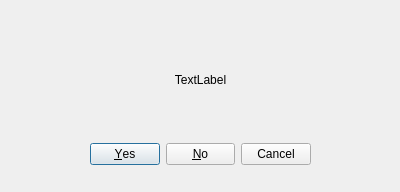
<?xml version="1.0" encoding="UTF-8"?>
<ui version="4.0">
 <class>Dialog</class>
 <widget class="QDialog" name="Dialog">
  <property name="geometry">
   <rect>
    <x>0</x>
    <y>0</y>
    <width>400</width>
    <height>192</height>
   </rect>
  </property>
  <property name="windowTitle">
   <string>Weed_detection</string>
  </property>
  <property name="windowIcon">
   <iconset>
    <normaloff>imgs/ral_icon.jpg</normaloff>imgs/ral_icon.jpg</iconset>
  </property>
  <widget class="QDialogButtonBox" name="YNC_buttonbox">
   <property name="geometry">
    <rect>
     <x>90</x>
     <y>140</y>
     <width>221</width>
     <height>28</height>
    </rect>
   </property>
   <property name="standardButtons">
    <set>QDialogButtonBox::Cancel|QDialogButtonBox::No|QDialogButtonBox::Yes</set>
   </property>
  </widget>
  <widget class="QLabel" name="YNC_label">
   <property name="geometry">
    <rect>
     <x>0</x>
     <y>70</y>
     <width>401</width>
     <height>20</height>
    </rect>
   </property>
   <property name="text">
    <string>TextLabel</string>
   </property>
   <property name="alignment">
    <set>Qt::AlignCenter</set>
   </property>
  </widget>
 </widget>
 <resources/>
 <connections/>
</ui>
